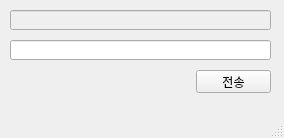
<?xml version="1.0" encoding="UTF-8"?>
<ui version="4.0">
 <class>MainWindow</class>
 <widget class="QMainWindow" name="MainWindow">
  <property name="geometry">
   <rect>
    <x>0</x>
    <y>0</y>
    <width>284</width>
    <height>138</height>
   </rect>
  </property>
  <property name="windowTitle">
   <string>MainWindow</string>
  </property>
  <widget class="QWidget" name="centralwidget">
   <widget class="QLineEdit" name="txtSend">
    <property name="geometry">
     <rect>
      <x>10</x>
      <y>40</y>
      <width>261</width>
      <height>20</height>
     </rect>
    </property>
   </widget>
   <widget class="QLineEdit" name="txtRec">
    <property name="enabled">
     <bool>false</bool>
    </property>
    <property name="geometry">
     <rect>
      <x>10</x>
      <y>10</y>
      <width>261</width>
      <height>20</height>
     </rect>
    </property>
   </widget>
   <widget class="QPushButton" name="btnSend">
    <property name="geometry">
     <rect>
      <x>196</x>
      <y>70</y>
      <width>75</width>
      <height>23</height>
     </rect>
    </property>
    <property name="text">
     <string>전송</string>
    </property>
   </widget>
  </widget>
  <widget class="QMenuBar" name="menubar">
   <property name="geometry">
    <rect>
     <x>0</x>
     <y>0</y>
     <width>284</width>
     <height>21</height>
    </rect>
   </property>
  </widget>
  <widget class="QStatusBar" name="statusbar"/>
 </widget>
 <resources/>
 <connections/>
</ui>
